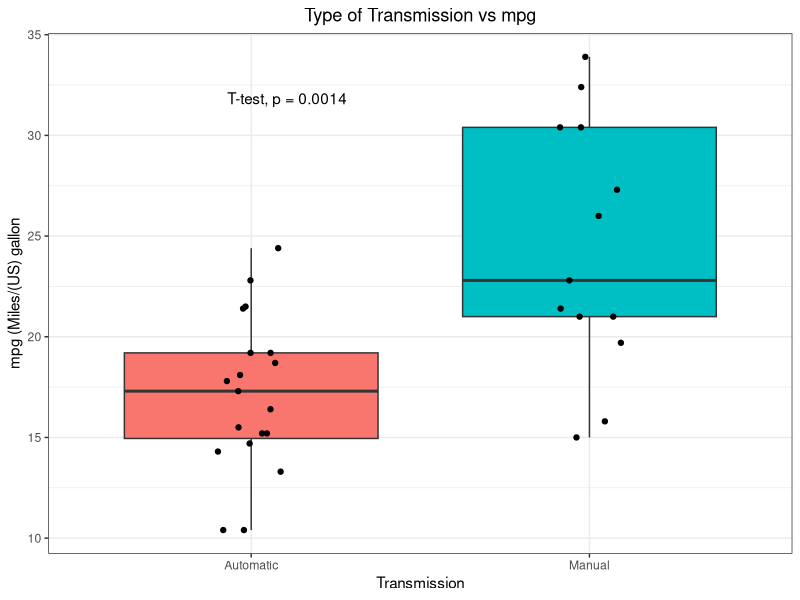
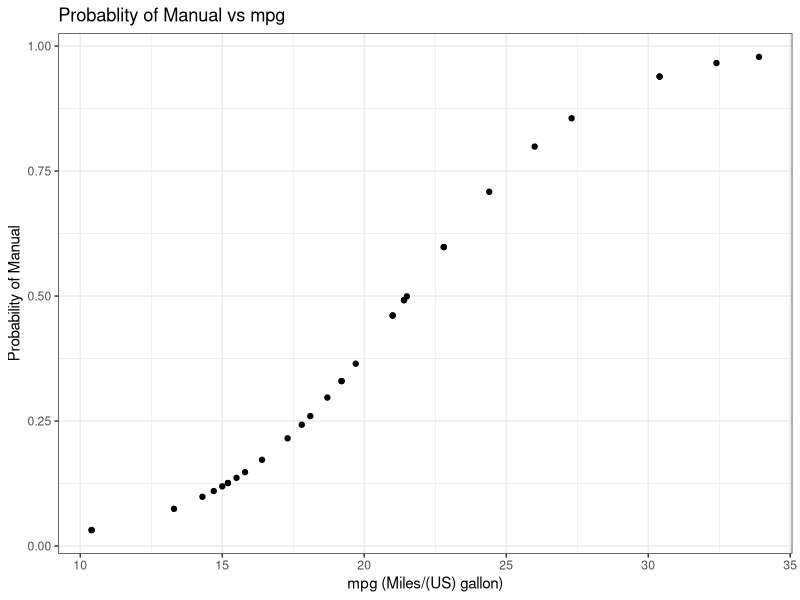

R code for these plots, in order:
## ---- chunk 1
library(datasets)
data(mtcars)
head(mtcars)
str(mtcars)
summary(mtcars$mpg)
## ---- chunk 2
library(tidyverse)
mtcars2<-mtcars %>%
    mutate(am=ifelse(am==0, "Automatic", "Manual"))
mtcars2$am
## ---- chunk 3
library(rstatix)
mtcars2 %>%
    group_by(am) %>%
    shapiro_test(mpg)
## ---- chunk 4
library(ggpubr)
ggplot(mtcars2, aes(x=am, y=mpg, fill=am)) +
    geom_boxplot(outlier.shape=NA) +
    geom_jitter(height=0, width=0.1) + 
    theme_bw() +
    theme(legend.position="none", plot.title = element_text(hjust = 0.5)) +
    labs(x="Transmission", y="mpg (Miles/(US) gallon", title="Type of Transmission vs mpg") +
    stat_compare_means(method="t.test", label.x=1, label.y.npc=0.9)
## ---- chunk 5
logmdl<-glm(am~mpg, "binomial", mtcars)
summary(logmdl)
exp(logmdl$coeff)
## ---- chunk 6
ggplot(mtcars, aes(x=mpg, y=logmdl$fitted.values)) +
    geom_point() +
    labs(x="mpg (Miles/(US) gallon)", y="Probability of Manual", title="Probablity of Manual vs mpg") +
    theme_bw()
